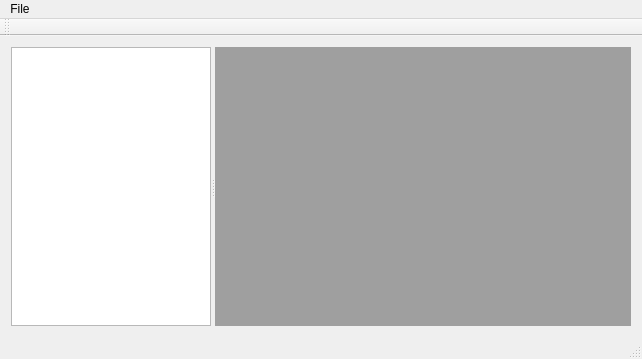
<?xml version="1.0" encoding="UTF-8"?>
<ui version="4.0">
 <class>MainWindow</class>
 <widget class="QMainWindow" name="MainWindow">
  <property name="geometry">
   <rect>
    <x>0</x>
    <y>0</y>
    <width>642</width>
    <height>359</height>
   </rect>
  </property>
  <property name="windowTitle">
   <string>MainWindow</string>
  </property>
  <widget class="QWidget" name="centralWidget">
   <layout class="QHBoxLayout" name="horizontalLayout">
    <item>
     <widget class="QSplitter" name="splitter">
      <property name="orientation">
       <enum>Qt::Horizontal</enum>
      </property>
      <widget class="QListWidget" name="botList"/>
      <widget class="QMdiArea" name="messageWindowContainer"/>
     </widget>
    </item>
   </layout>
  </widget>
  <widget class="QMenuBar" name="menuBar">
   <property name="geometry">
    <rect>
     <x>0</x>
     <y>0</y>
     <width>642</width>
     <height>25</height>
    </rect>
   </property>
   <widget class="QMenu" name="menuFile">
    <property name="title">
     <string>File</string>
    </property>
    <addaction name="actionRefresh"/>
    <addaction name="actionExit"/>
   </widget>
   <addaction name="menuFile"/>
  </widget>
  <widget class="QToolBar" name="mainToolBar">
   <attribute name="toolBarArea">
    <enum>TopToolBarArea</enum>
   </attribute>
   <attribute name="toolBarBreak">
    <bool>false</bool>
   </attribute>
  </widget>
  <widget class="QStatusBar" name="statusBar"/>
  <action name="actionExit">
   <property name="text">
    <string>Exit</string>
   </property>
  </action>
  <action name="actionRefresh">
   <property name="text">
    <string>Refresh</string>
   </property>
  </action>
 </widget>
 <layoutdefault spacing="6" margin="11"/>
 <resources/>
 <connections/>
</ui>
